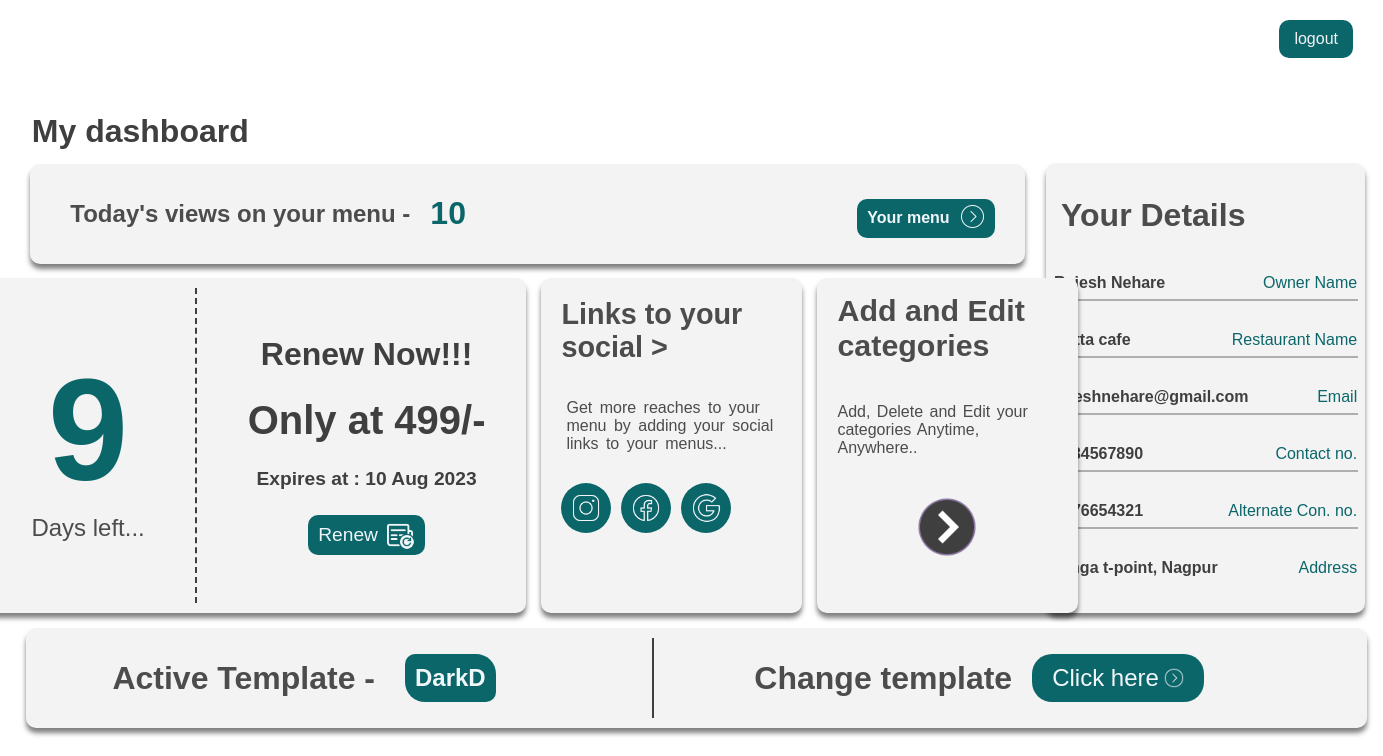
The app's page /client/psudoPanel/ (signed in), older data.
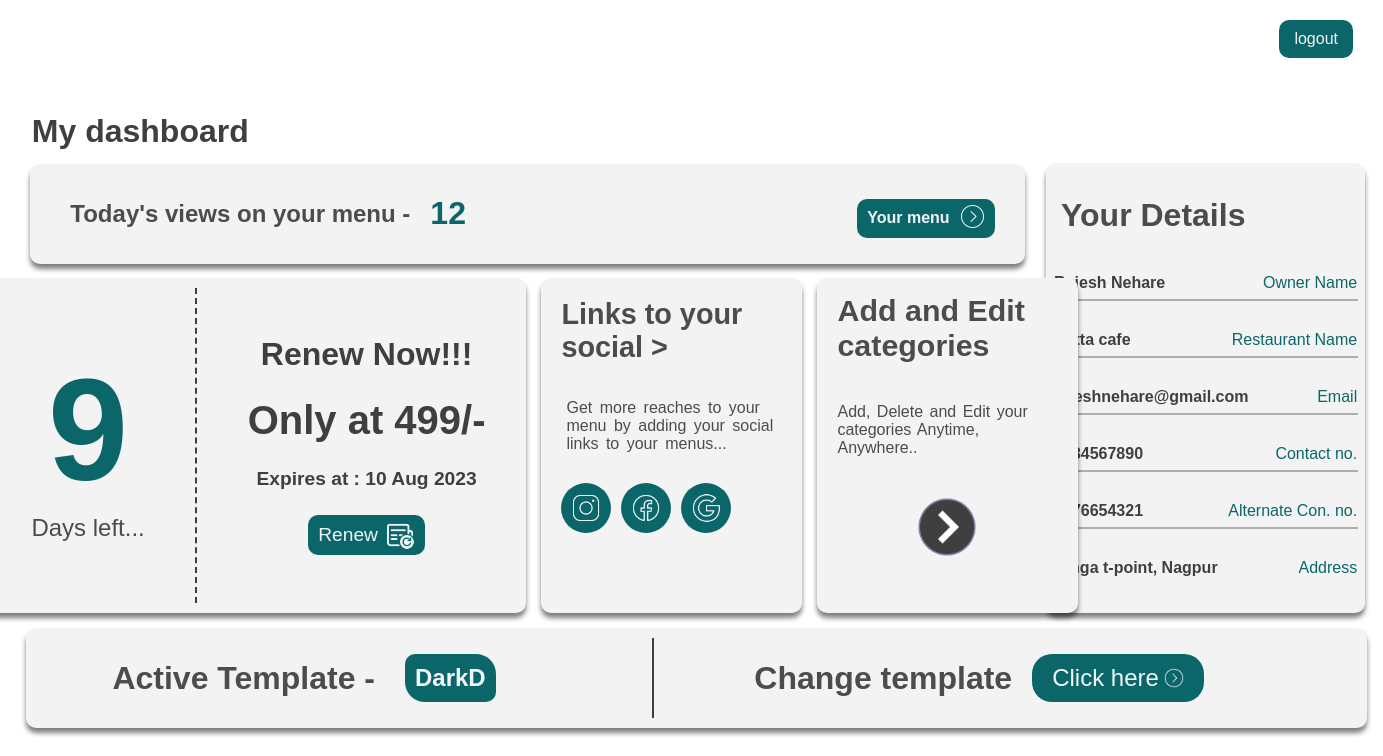
The same page, newer data.
### client/models.py (models this page shows, shortened)
class DailyVisitors(models.Model):
    Daily_visitors = models.IntegerField(default=0, null=True, blank=True)
    date = models.DateField(default= timezone.now(), blank=True, null=True)
    menu = models.OneToOneField(Menu, on_delete=models.CASCADE)

### client/views.py (the view)
# urls.py: path('psudoPanel/', views.psudoPanel, name='psudoPanel'),
@login_required
@menu_creation
def psudoPanel(request):
    menu = Menu.objects.get(user = request.user)
    dailyVisitors = DailyVisitors.objects.get(menu = menu)
    data = {
        'menu' : menu,
        'dailyVisitors': dailyVisitors
    }
    return render(request, 'client/psudoPanel.html', data)

### client/views.py (called while the page is built)
def menu_creation(view_func, verification_url="/client/getstarted/"):
    @functools.wraps(view_func)
    def wrapper(request, *args, **kwargs):
        if Menu.objects.filter(user=request.user).exists():
            return view_func(request, *args, **kwargs)
        messages.info(request, "create menu first")
        print("create menu first")
        return redirect(verification_url)
    return wrapper

### templates/client/psudoPanel.html (shortened to what the changed rows need)
{% load static %}
<!DOCTYPE html>
<html lang="en">
<head>
    <link rel="stylesheet" href="{% static 'css/dashboard.css' %}">
</head>
<body>
    <div class="containerH">
        <div class="dash-content">
            <div class="content-upper" style="display: flex;">
                <div class="content-left">
                    <div id="views">
                        <div class="view-left">
                            <p class="viewsp-des">Today's views on your menu -</p>
                            {% if dailyVisitors %}
                            <h1 class="view-count"> {{dailyVisitors.Daily_visitors}} </h1>
                            {% endif %}
                        </div>
                    </div>
                    <div class="left-mid">
                        <div class="days-left-cont">
                            <div class="left">
                                <h1> 9</h1>
                            </div>
                        </div>
                        <div class="mid-sub">
                            <div class="add-category-cont">
                                <h1> Add and Edit categories </h1>
                            </div>
                        </div>
                    </div>
                </div>
                <div class="content-right">
                    <div class="profile-cont">
                        <div class="profile-top">
                            <h1>Your Details</h1>
                        </div>
                    </div>
                </div>
            </div>
        </div>
        <div class="content-bottom">
            <div class="active-template-cont">
                <div class="left">
                    <h1>DarkD</h1>
                </div>
            </div>
        </div>
    </div>
</body>
</html>

Row changes from the older to the newer data that the page shows:
changed DailyVisitors: Daily_visitors "10" → "12"
